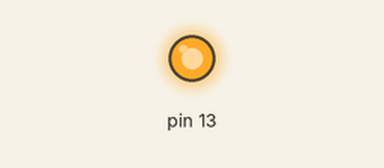
A sketch run on a simulated Arduino Uno, built with avr-gcc and run on an emulated ATmega328P. On the bench: output pins drawn as LEDs (lit = HIGH).

Above: at 1.5 s.
At 5.5 s:
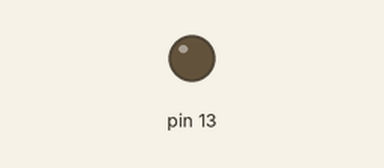
Timing chart, 0 to 10.4 s (numbered marks = the images above):
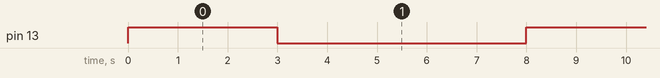

Measured:
- by itself, pin 13: alternates HIGH for 3.0 s and LOW for 5.0 s

The sketch:

Practica3_SecuenciaDe3LEDs.ino
```cpp
void setup() {

  // put your setup code here, to run once:

  pinMode(13, OUTPUT);

}


void loop() {

  // put your main code here, to run repeatedly:

  digitalWrite(13, HIGH);

  delay(3000);

  digitalWrite(13, LOW);

  digitalWrite(12, HIGH);

  delay(2000);

  digitalWrite(12, LOW);

  digitalWrite(11, HIGH);

  delay(3000);

  digitalWrite(11, LOW);

}
```
